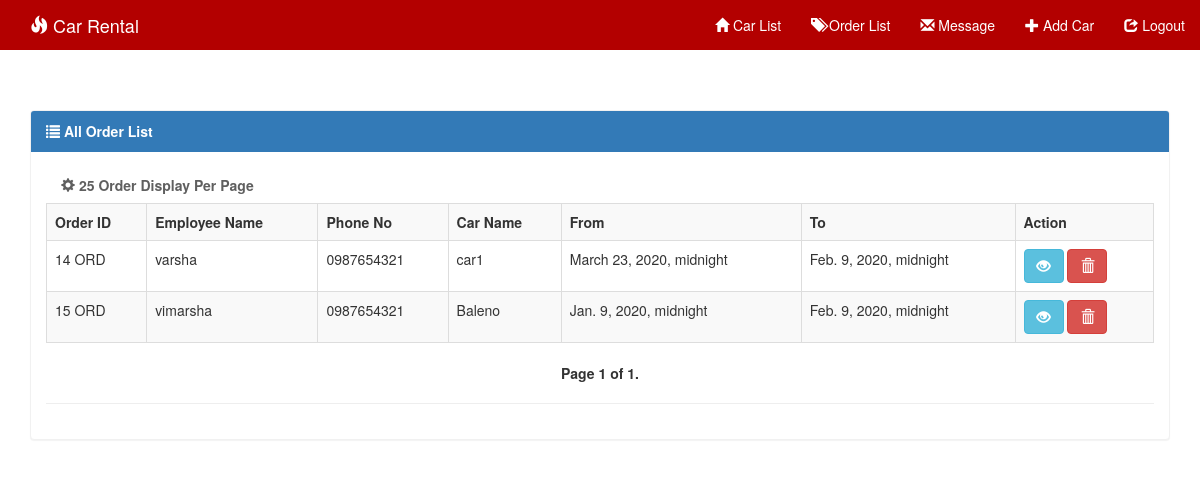
/listOrder/, run on the app's committed database.
### system/models.py (models this page shows, shortened)
class Order(models.Model):
    car_name = models.CharField(max_length=100)
    employee_name = models.CharField(max_length=100)
    cell_no = models.CharField(max_length=15)
    address = models.TextField()
    date = models.DateTimeField()
    to = models.DateTimeField()

### system/views.py (the view)
# urls.py: url(r'^listOrder/$', order_list, name = "order_list"),
def order_list(request):
    order = Order.objects.all()
    query = request.GET.get('q')
    if query:
        order = order.filter(
            Q(movie_name__icontains=query)|
            Q(employee_name__icontains=query)
        )
    paginator = Paginator(order, 4)  # Show 15 contacts per page
    page = request.GET.get('page')
    try:
        order = paginator.page(page)
    except PageNotAnInteger:
        order = paginator.page(1)
    except EmptyPage:
        order = paginator.page(paginator.num_pages)
    context = {
        'order': order,
    }
    return render(request, 'order_list.html', context)

### templates/order_list.html (shortened to what this page needs)
{% extends 'base.html' %}
{% block nav %}
    <div class="collapse navbar-collapse" id="myNavbar">
      <ul class="nav navbar-nav navbar-right">
        <li><a href="{% url 'adminIndex' %}"><span class="glyphicon glyphicon-home"></span> Car List</a></li>
        <li><a href="{% url 'order_list' %}"><span class="glyphicon glyphicon-tags"></span> Order List</a></li>
        <li><a href="{% url 'message' %}"><span class="glyphicon glyphicon-envelope"></span> Message</a></li>
        <li><a href="{% url 'car_create' %}"><span class="glyphicon glyphicon-plus"></span> Add Car</a></li>
        <li><a href="{% url 'logout' %}"><span class="glyphicon glyphicon-share"></span> Logout</a></li>
      </ul>
    </div>
{% endblock %}
{% block body %}
<div class='container table-responsive'>
<div class="panel panel-primary">
  <div class="panel-heading"><strong><span class="glyphicon glyphicon-list"></span> All Order List</strong> </div>
    <div class="panel-body">
    <strong class="navbar-form navbar-left" style="color: #5f5f5f;"><span class="glyphicon glyphicon-cog"></span> 25 Order Display Per Page </strong>
  <table class="table table-bordered table-striped table-hover">
   <tr>
     <td><strong>Order ID</strong></td>
   <td><strong>Employee Name</strong></td>
   <td><strong>Phone No</strong></td>
    <td><strong>Car Name</strong></td>
    <td><strong>From</strong></td>
    <td><strong>To</strong></td>
    <td><strong>Action</strong></td>
  </tr>
      {% for ob in order %}
    <tr>
    <td>{{ob.id}} ORD</td>
    <td>{{ob.employee_name}}</td>
    <td>{{ob.cell_no}}</td>
    <td>{{ob.car_name}}</td>
    <td>{{ob.date}}</td>
    <td>{{ob.to}}</td>
    <td>
         <a href="{% url 'order_detail' ob.id %}"><button type="button" class="btn btn-info"><span class="glyphicon glyphicon-eye-open"></span></button></a>
         <a href="{% url 'order_delete' ob.id %}"><button type="button" class="btn btn-danger"><span class="glyphicon glyphicon-trash"></span></button></a>
    </td>
</tr>
    {% endfor %}
  </table>
<nav>
  <ul class="pager">
      <li class="previous">
         <strong> Page {{ order.number }} of {{ order.paginator.num_pages }}.</strong>
    </li>
  </ul>
</nav>
    <hr>
    </div>
    </div>
{% endblock %}

### static/css/style.css (style rules this page uses)
body { background:url('../images/'); }
.navbar li a, .navbar .navbar-brand { color: #fff !important; }
.panel { margin-top:25px; }
.panel-primary { border-color: #f1f1f1 !important; }

### data on the page
Order: id "14", employee_name "varsha", cell_no "0987654321", car_name "car1", date "March 23, 2020, midnight", to "Feb. 9, 2020, midnight"
Order: id "15", employee_name "vimarsha", cell_no "0987654321", car_name "Baleno", date "Jan. 9, 2020, midnight", to "Feb. 9, 2020, midnight"

### other printed values
{{ order.number }} "1"
{{ order.paginator.num_pages }} "1"
